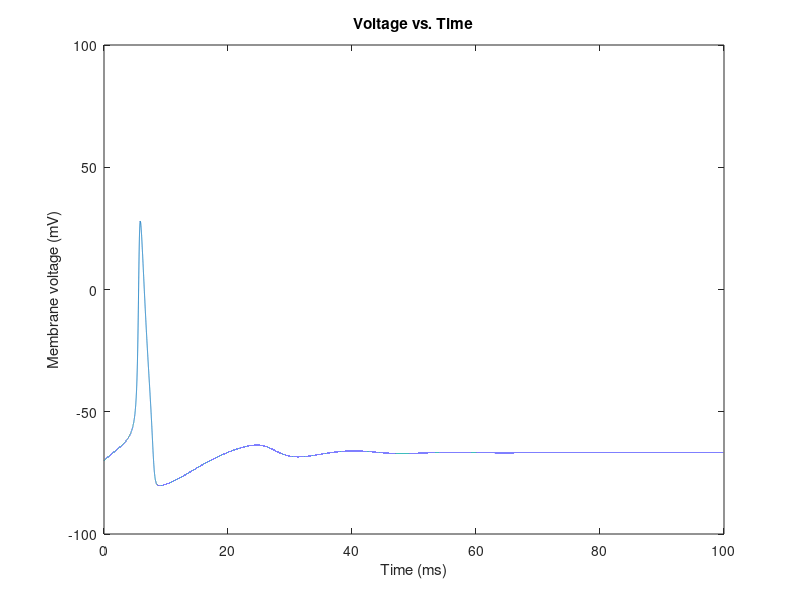
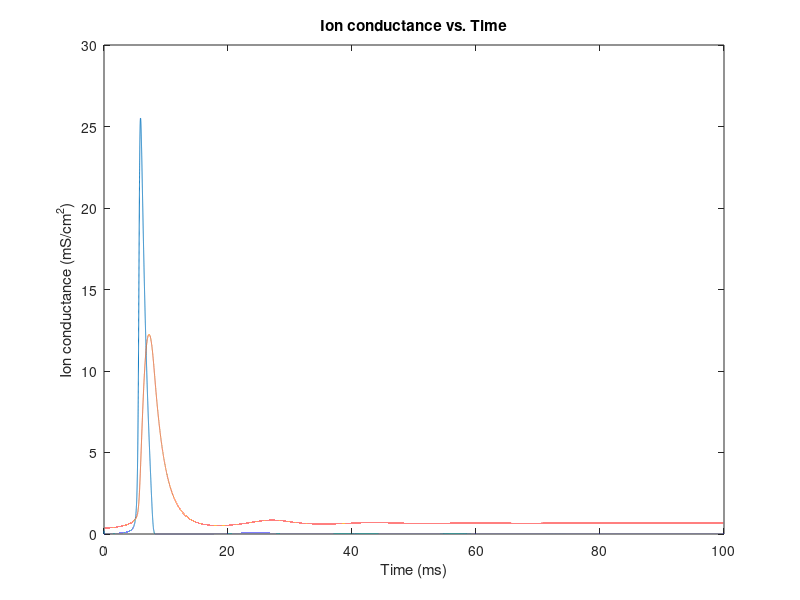

Recreate these plots in MATLAB, in order.
%Constants
    maxTime = 100; %100 ms simulation
    time = [0:0.001:maxTime];
    timeLen = length(time);
    gbar_K = 36; %mS/cm^2
    gbar_Na = 120;
    gbar_L = 0.3;
    E_K = -12; %mV
    E_Na = 115;
    E_L = 10.6;
    V_rest = -70;
    C_m = 2;
    %Step size
    stepSize = .001;
    
    %Creates pulse current of 5 microA / cm^2 and applies it for 100ms
    I_in = [zeros(1, timeLen)];
    I_in(:) = 5;
    
    %Initial conditions
    V_m = [zeros(1, timeLen)];
    V_i = 0;    
    
    a_m = 0.1*((25-V_i)/(exp((25-V_i)/10)-1));
    b_m = 4*exp(-V_i/18);
    a_n = 0.01*((10-V_i)/(exp((10-V_i)/10)-1));
    b_n = .125*exp(-V_i/80);
    a_h = 0.07*exp(-V_i/20);
    b_h = 1/(exp((30-V_i)/10)+1);
    
    
    m = a_m / (a_m + b_m);
    n = a_n / (a_n + b_n);
    h = a_h / (a_h + b_h);
    
    g_Na = [m^2*gbar_Na*h zeros(1, timeLen-1)];
    g_K = [n^4 * gbar_K zeros(1,timeLen-1)];
    g_L = [gbar_L zeros(1, timeLen-1)];
   
    %Loop
    for(i = 2:timeLen)
       
        %Update gating conditions
        a_m = 0.1*((25-V_m(i-1))/(exp((25-V_m(i-1))/10)-1));
        b_m = 4*exp(-V_m(i-1)/18);
        a_n = 0.01*((10-V_m(i-1))/(exp((10-V_m(i-1))/10)-1));
        b_n = .125*exp(-V_m(i-1)/80);
        a_h = 0.07*exp(-V_m(i-1)/20);
        b_h = 1/(exp((30-V_m(i-1))/10)+1);
        
        %Calculate differentials of gating probabilities
        dm = a_m * (1-m) - b_m * m;
        dn = a_n * (1-n) - b_n * n;
        dh = a_h * (1-h) - b_h * h;
       
        %Update channel probabilities using Euler's method
        m = m + stepSize*dm;
        n = n + stepSize*dn;
        h = h + stepSize*dh;
        
        %Calculate currents
        I_Na = m^3*gbar_Na*h*(V_m(i-1) - E_Na);
        I_K = n^4 * gbar_K * (V_m(i-1) - E_K);
        I_L = gbar_L * (V_m(i-1) - E_L);
        I_ion = I_in(i) - I_K - I_Na - I_L;
        
        %Update ion channel conductances
        g_Na(i) = m.^3*gbar_Na*h;
        g_K(i) = n^4*gbar_K;
        g_L(i) = gbar_L;
        
        %Calculate membrance potential change
        dV_m = I_ion / C_m;
  
        
        %Update membrane potential
         V_m(i) = V_m(i-1) + stepSize * dV_m;
        
        
    end
    %Shift entire system by -70 mV to enter correct biological value range
    V_m = V_m + V_rest;
    %Graphs Voltage vs. Time
    figure();
    plot(time, V_m);
    axis([0,100, -100, 100]);
    title('Voltage vs. Time');
    xlabel('Time (ms)');
    ylabel('Membrane voltage (mV)');
    
    %Graphs Ion conductance vs. time
    figure();
    plot(time, g_Na, time, g_K);
    xlabel('Time (ms)');
    ylabel('Ion conductance (mS/cm^2)');
    title('Ion conductance vs. Time');
    
